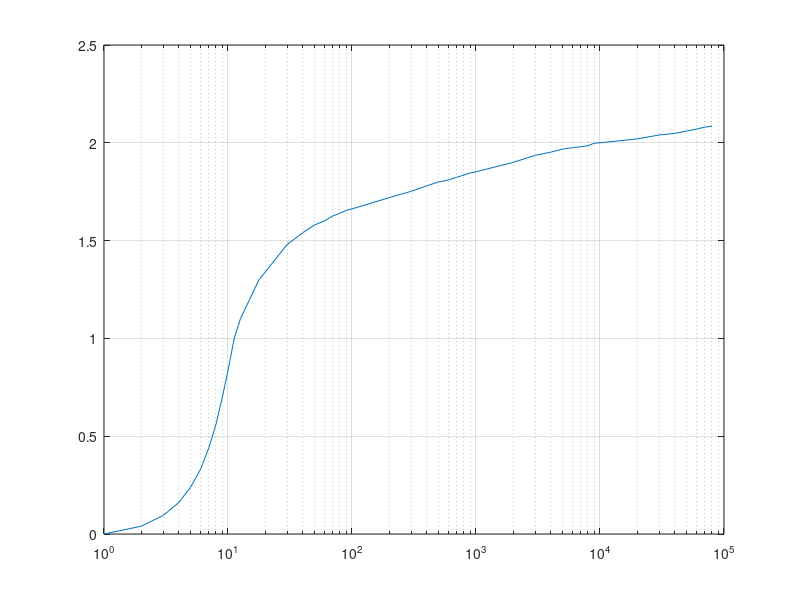
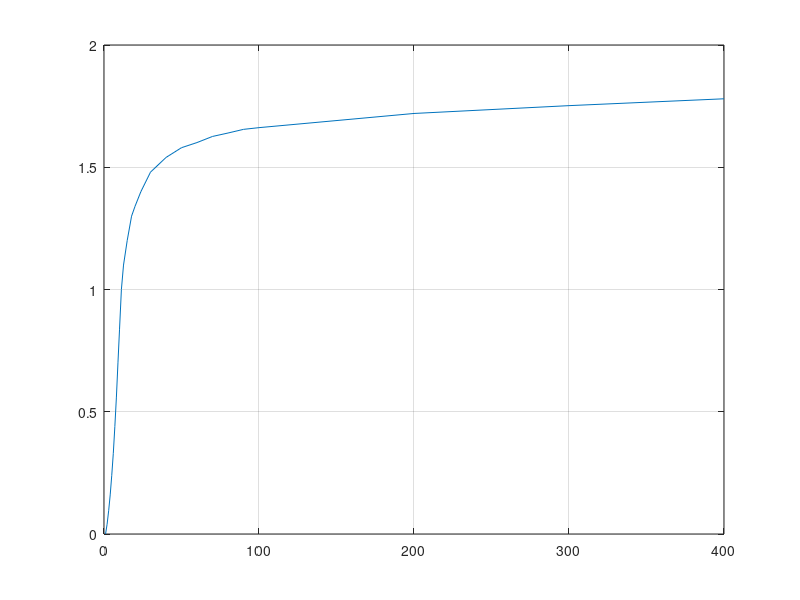

Write the MATLAB code that produced these figures, in order.
# this data was read from the BH graph
# of M5 grain oriented electrical steel
# given in fig 1-7 of fitzgerald

B=[0 0.04 0.095 0.16 0.24 0.33 0.44 0.56 0.70 0.835 1.0 1.1 1.2 1.3 1.34 1.4 1.48 1.54 1.58 1.601 1.626 1.64 1.655 1.662 1.72 1.752 1.78 1.8 1.81 1.824 1.835 1.846 1.852 1.9 1.936 1.952 1.968 1.975 1.98 1.985 1.998 2 2.02 2.04 2.048 2.06 2.07 2.08 2.085 ];

H=[1 2 3 4 5 6 7 8 9 10 11.22 12.59 14.96 17.78 20 23.77 30 40 50 60 70 80 90 100 200 300 400 500 600 700 800 900 1000 2000 3000 4000 5000 6000 7000 8000 9000 10000 20000 30000 40000 50000 60000 70000 80000];


semilogx (H,B)
grid on

print -demf BHgrainOrientedM5.emf

B=[0 0.04 0.095 0.16 0.24 0.33 0.44 0.56 0.70 0.835 1.0 1.1 1.2 1.3 1.34 1.4 1.48 1.54 1.58 1.601 1.626 1.64 1.655 1.662 1.72 1.752 1.78  ];

H=[1 2 3 4 5 6 7 8 9 10 11.22 12.59 14.96 17.78 20 23.77 30 40 50 60 70 80 90 100 200 300 400   ];

plot(H,B)

grid on

print -demf BHgrainOrientedM5LinearCurve.emf
